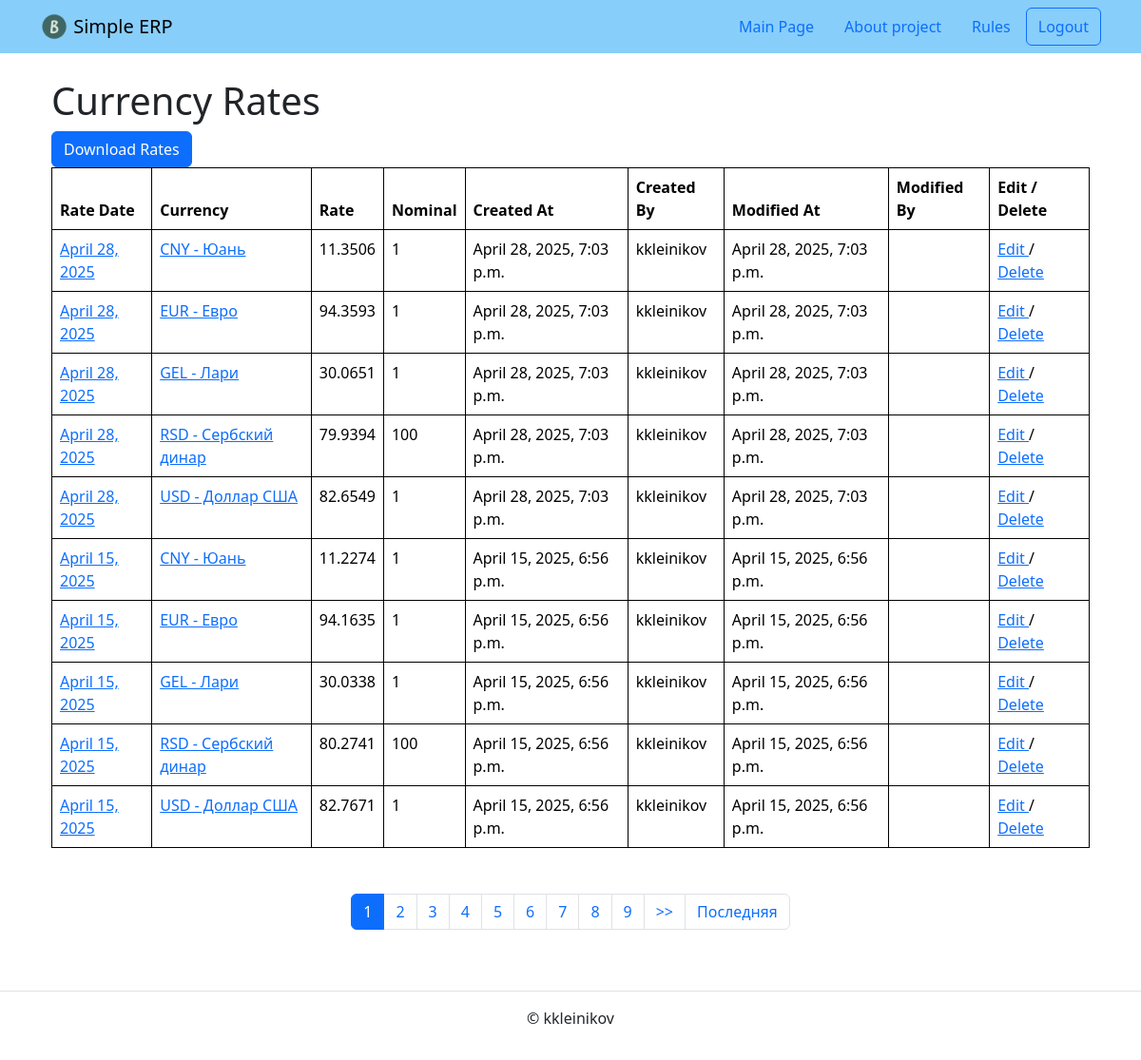
Page /currency_rates/ (signed in) on the earlier database version.
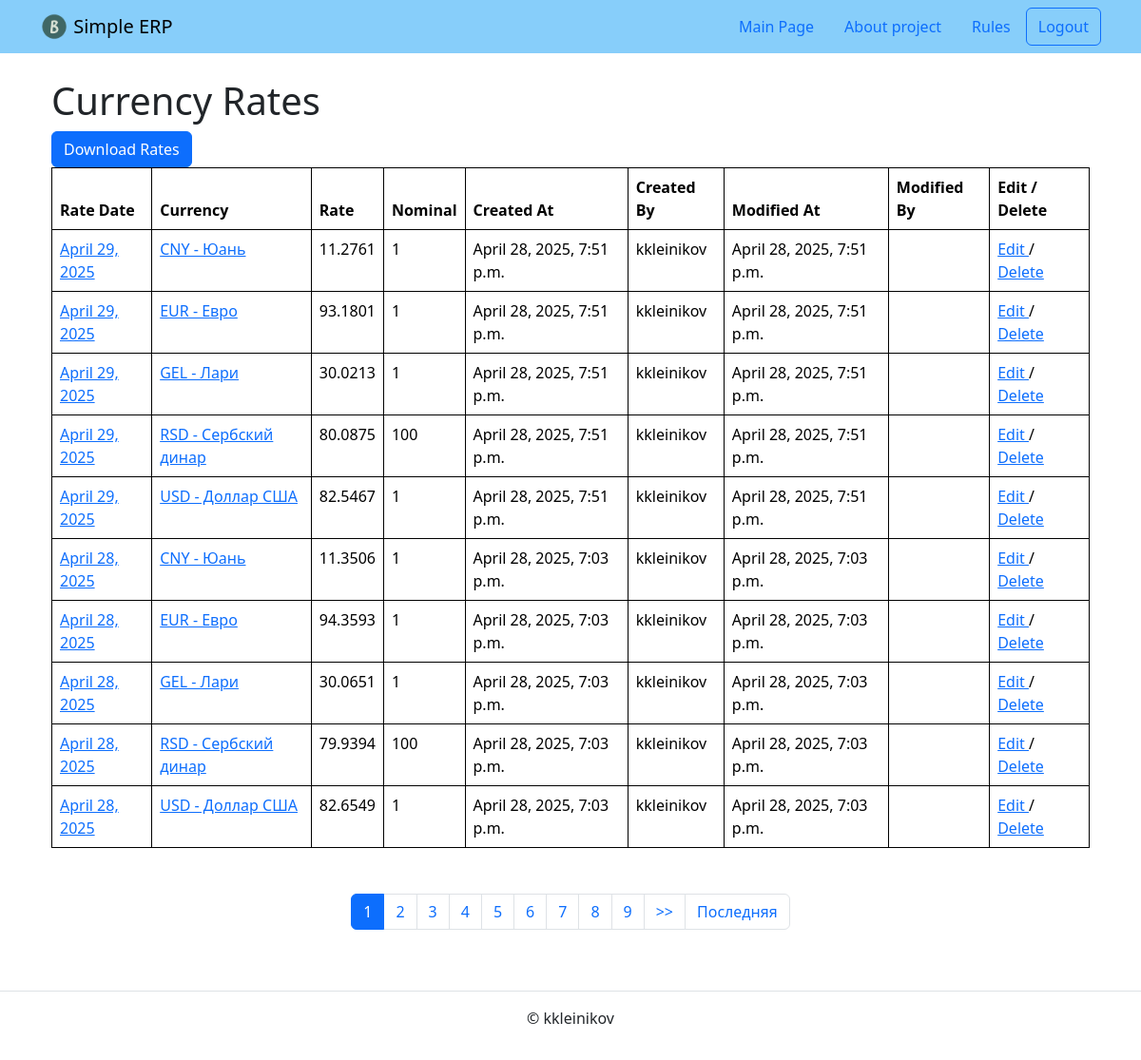
Same page on the later database version.
### common/models.py (models this page shows, shortened)
class CurrencyRate(AuditTrailModel):
    currency = models.ForeignKey(
        Currency,
        on_delete=models.CASCADE,
        related_name='rates',
        verbose_name='Currency',
    )
    rate_date = models.DateField(blank=False, null=False)
    nominal = models.PositiveSmallIntegerField(default=1)
    rate = models.FloatField(blank=False, null=False)
    class Meta:
        ordering = ['-rate_date', 'currency']
        verbose_name = 'Currency Rate'
        verbose_name_plural = 'Currency Rates'
        unique_together = ('currency', 'rate_date')

class Currency(AuditTrailModel, NoteModel):
    code = models.CharField(
        primary_key=True,
        max_length=3,
        unique=True,
        null=False,
        verbose_name='Currency Code',
    )
    name = models.CharField(
        max_length=30,
        verbose_name='Short Description',
    )
    iso_code = models.CharField(
        max_length=3,
        unique=True,
        verbose_name='ISO',
    )
    numeric_code = models.PositiveSmallIntegerField(
        default=0,
    )
    class Meta:
        ordering = ['code']
        verbose_name = 'Currency'
        verbose_name_plural = 'Currencies'
    def __str__(self):
        return f'{self.code} - {self.name}'

### common/views.py (the view)
class CurrencyRateListView(LoginRequiredMixin, ListView):
    model = CurrencyRate
    paginate_by = PAGINATOR_VALUE
    def get_context_data(self, **kwargs):
        context = super().get_context_data(**kwargs)
        context['title'] = 'Currency Rates'
        context['header'] = 'Currency Rates'
        return context
    def get_queryset(self):
        queryset = super().get_queryset()
        queryset = queryset.select_related('currency')
        return queryset

### templates/common/currencyrate_list.html (shortened to what this page needs)
{% extends "base.html" %}
{% block content %}
  <body>
    <div class="container" style="margin-top: 10px">
      <h1>{{ header }}</h1>
      <a href="{% url 'common:download_rates' %}" class="btn btn-primary">Download Rates</a>
      <table class="table">
        <thead class="thead-dark">
          <tr style="background-color: lightgreen">
            <th scope="col">Rate Date</th>
            <th scope="col">Currency</th>
            <th scope="col">Rate</th>
            <th scope="col">Nominal</th>
            <th scope="col">Created At</th>
            <th scope="col">Created By</th>
            <th scope="col">Modified At</th>
            <th scope="col">Modified By</th>
            <th scope="col">Edit / Delete</th>
          </tr>
        </thead>
        <tbody>
          {% for currency_rate in currencyrate_list %}
          <tr>
            <td>
              <a href="{% url 'common:currency_rates_date' currency_rate.rate_date %}">
              {{ currency_rate.rate_date }}</a>
            </td>
            <td>
              <a href="{% url 'common:currency_rates_currency' currency_rate.currency.code %}">
              {{ currency_rate.currency }}</a>
            </td>
            <td>{{ currency_rate.rate }}</td>
            <td>{{ currency_rate.nominal }}</td>
            <td>{{ currency_rate.created_at }}</td>
            <td>{{ currency_rate.created_by }}</td>
            <td>{{ currency_rate.modified_at }}</td>
            <td>{{ currency_rate.modified_by }}</td>
            <td>
              <a href="{% url 'common:currency_rates_edit' currency_rate.id %}">
                Edit
              </a> /
              <a href="{% url 'common:currency_rates_delete' currency_rate.id %}">
                Delete
              </a>
            </td>
          </tr>
          {% endfor %}
        </tbody>
      </table>
    </div>
  </body>
  {% include "includes/paginator.html" %}
{% endblock %}

Differences in the rows shown:
no longer on this page (row unchanged): CurrencyRate: rate_date "April 15, 2025", currency "CNY - Юань", rate "11.2274", nominal "1", created_at "April 15, 2025, 6:56 p.m.", created_by "kkleinikov", modified_at "April 15, 2025, 6:56 p.m."
no longer on this page (row unchanged): CurrencyRate: rate_date "April 15, 2025", currency "EUR - Евро", rate "94.1635", nominal "1", created_at "April 15, 2025, 6:56 p.m.", created_by "kkleinikov", modified_at "April 15, 2025, 6:56 p.m."
no longer on this page (row unchanged): CurrencyRate: rate_date "April 15, 2025", currency "GEL - Лари", rate "30.0338", nominal "1", created_at "April 15, 2025, 6:56 p.m.", created_by "kkleinikov", modified_at "April 15, 2025, 6:56 p.m."
no longer on this page (row unchanged): CurrencyRate: rate_date "April 15, 2025", currency "RSD - Сербский динар", rate "80.2741", nominal "100", created_at "April 15, 2025, 6:56 p.m.", created_by "kkleinikov", modified_at "April 15, 2025, 6:56 p.m."
no longer on this page (row unchanged): CurrencyRate: rate_date "April 15, 2025", currency "USD - Доллар США", rate "82.7671", nominal "1", created_at "April 15, 2025, 6:56 p.m.", created_by "kkleinikov", modified_at "April 15, 2025, 6:56 p.m."
added CurrencyRate: rate_date "April 29, 2025", currency "CNY - Юань", rate "11.2761", nominal "1", created_at "April 28, 2025, 7:51 p.m.", created_by "kkleinikov", modified_at "April 28, 2025, 7:51 p.m."
added CurrencyRate: rate_date "April 29, 2025", currency "EUR - Евро", rate "93.1801", nominal "1", created_at "April 28, 2025, 7:51 p.m.", created_by "kkleinikov", modified_at "April 28, 2025, 7:51 p.m."
added CurrencyRate: rate_date "April 29, 2025", currency "GEL - Лари", rate "30.0213", nominal "1", created_at "April 28, 2025, 7:51 p.m.", created_by "kkleinikov", modified_at "April 28, 2025, 7:51 p.m."
added CurrencyRate: rate_date "April 29, 2025", currency "RSD - Сербский динар", rate "80.0875", nominal "100", created_at "April 28, 2025, 7:51 p.m.", created_by "kkleinikov", modified_at "April 28, 2025, 7:51 p.m."
added CurrencyRate: rate_date "April 29, 2025", currency "USD - Доллар США", rate "82.5467", nominal "1", created_at "April 28, 2025, 7:51 p.m.", created_by "kkleinikov", modified_at "April 28, 2025, 7:51 p.m."
